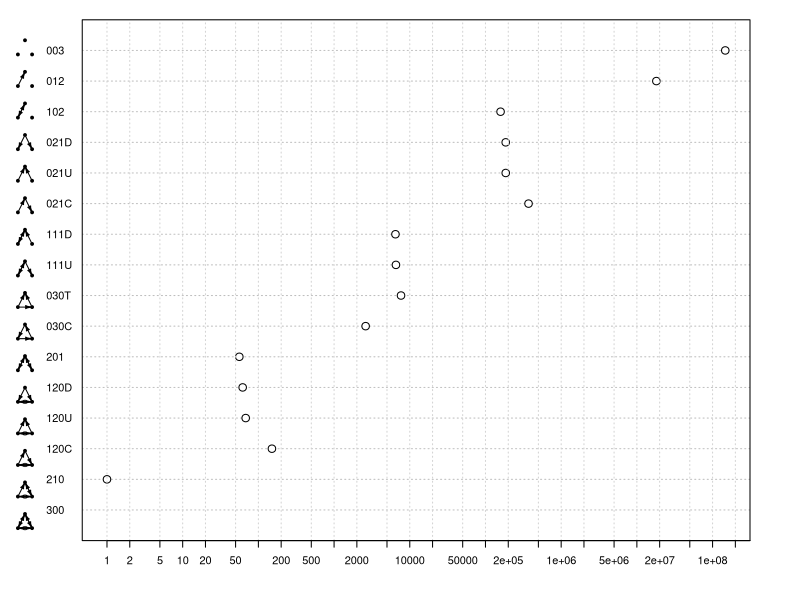

Reproduce this figure in R.
############################################################################
# This script that generates nice triad census dotplots, where the actual 
# triad diagrams are plotted on the y-axis. 
# There's a lot to fix up, but the tedious work of figuring out the triads,
# and laying them out as equilateral triangles is done. Figuring out the
# plot layout is done, although maybe not quite right. 
# (c) Momin M. Malik 2016
# v1.0, 11 August 2016
############################################################################

library(igraph)

# Replace sample_gnm with your graph object
g <- sample_gnm(1000, 20000, directed = TRUE)

census.triads <- rep(list(NA),16)
names(census.triads) <- c("003","012","102","021D","021U","021C","111D","111U","030T","030C","201","120D","120U","120C","210","300")
census.triads[["003"]]  <- graph.formula(1, 2, 3) # 1, 2, 3
census.triads[["012"]]  <- graph.formula(1-+2, 2--3, 1--3) # 1-+2, 3
census.triads[["102"]]  <- graph.formula(1++2, 2--3, 1--3) # 1++2, 3
census.triads[["021D"]] <- graph.formula(1+-2, 2-+3, 1--3) # 1+-2-+3
census.triads[["021U"]] <- graph.formula(1-+2, 2+-3, 1--3) # 1-+2+-3
census.triads[["021C"]] <- graph.formula(1-+2, 2-+3, 1--3) # 1-+2-+3
census.triads[["111D"]] <- graph.formula(1++2, 2+-3, 1--3) # 1++2+-3
census.triads[["111U"]] <- graph.formula(1++2, 2-+3, 1--3) # 1++2-+3
census.triads[["030T"]] <- graph.formula(1-+2, 2+-3, 1-+3) # 1-+2+-3, 1-+3
census.triads[["030C"]] <- graph.formula(1+-2, 2+-3, 1-+3) # 1+-2+-3, 1-+3
census.triads[["201"]]  <- graph.formula(1++2, 2++3, 1--3) # 1++2++3
census.triads[["120D"]] <- graph.formula(1+-2, 2-+3, 1++3) # 1+-2-+3, 1++3
census.triads[["120U"]] <- graph.formula(1-+2, 2+-3, 1++3) # 1-+2+-3, 1++3
census.triads[["120C"]] <- graph.formula(1-+2, 2-+3, 1++3) # 1-+2-+3, 1++3
census.triads[["210"]]  <- graph.formula(1-+2, 2++3, 1++3) # 1-+2++3, 1++3
census.triads[["300"]]  <- graph.formula(1++2, 2++3, 1++3) # 1++2++3, 1++3

layout <- t(matrix(c(c(-1/sqrt(3),0),c(0,1),c(1/sqrt(3),0)),nrow=2,ncol=3))

# # Showing the triads of the census
# par(mfrow=c(4,4))
# par(mar=c(.5,.5,.5,.5))
# for (i in 1:length(census.triads)) {
#   plot(census.triads[[i]],
#        # main=names(census.triads)[i],
#        vertex.color="black",
#        vertex.label=NA,
#        edge.arrow.width=1,
#        edge.color="black",
#        layout=layout,
#        asp=1)
# }
# par(mfrow=c(1,1))
# par(mar=c(5.1,4.1,4.1,2.1))

triad.census <- triad.census(g)
names(triad.census) <- names(census.triads)

# NOTE: y-axis labels won't be aligned in RStudio in-line window. Expand or export.
pdf("triad.census.pdf", width=10, height = 7.5)
w <- 15 # Additional width past the first column
h <- 19
rpad <- 1 # Subtracts from width on right side
layout(matrix(c(1:h,rep(h+1,h*(w-rpad)),rep(h+2,h*rpad)),nrow=h),
       widths=c(rep(1,h),w-rpad,rpad),
       heights=c(rep(1,h),h,h))
# par(mfrow=c(1,16))
par(mar=c(.5,.5,.5,.5))
plot.new()
for (i in 1:length(census.triads)) {
  plot(census.triads[[i]],
       # main=names(census.triads)[i],
       vertex.color="black",
       vertex.label=NA,
       vertex.size=40,
       edge.arrow.width=1,
       edge.arrow.size=.25,
       edge.color="black",
       edge.width=1,
       layout=layout,
       asp=1)
}
plot.new()
plot.new()
par(mar=c(4.5,0,1.5,0)) # bottom, left, top, right
# dotchart(rev(triad.census))
par(font.axis = 2, xaxt = "n")
dotchart(log10(rev(triad.census)), pt.cex=1, xlim = c(0, max(log10(triad.census))))
par(font.axis = 2, xaxt = "s")
orders <- ceiling(max(log10(rev(triad.census))))
seq <- rep(c(1,2,5),orders)*rep(10^(0:(orders-1)),each=3)
segments(x0 = log10(seq), y0 = 0, y1 = 17, col="lightgray", lty=3)
axis(1, labels = seq, at = log10(seq), cex.axis = 1, font = 1)
plot.new()
dev.off()
par(mar=c(5.1,4.1,4.1,2.1))
par(mfrow=c(1,1))
